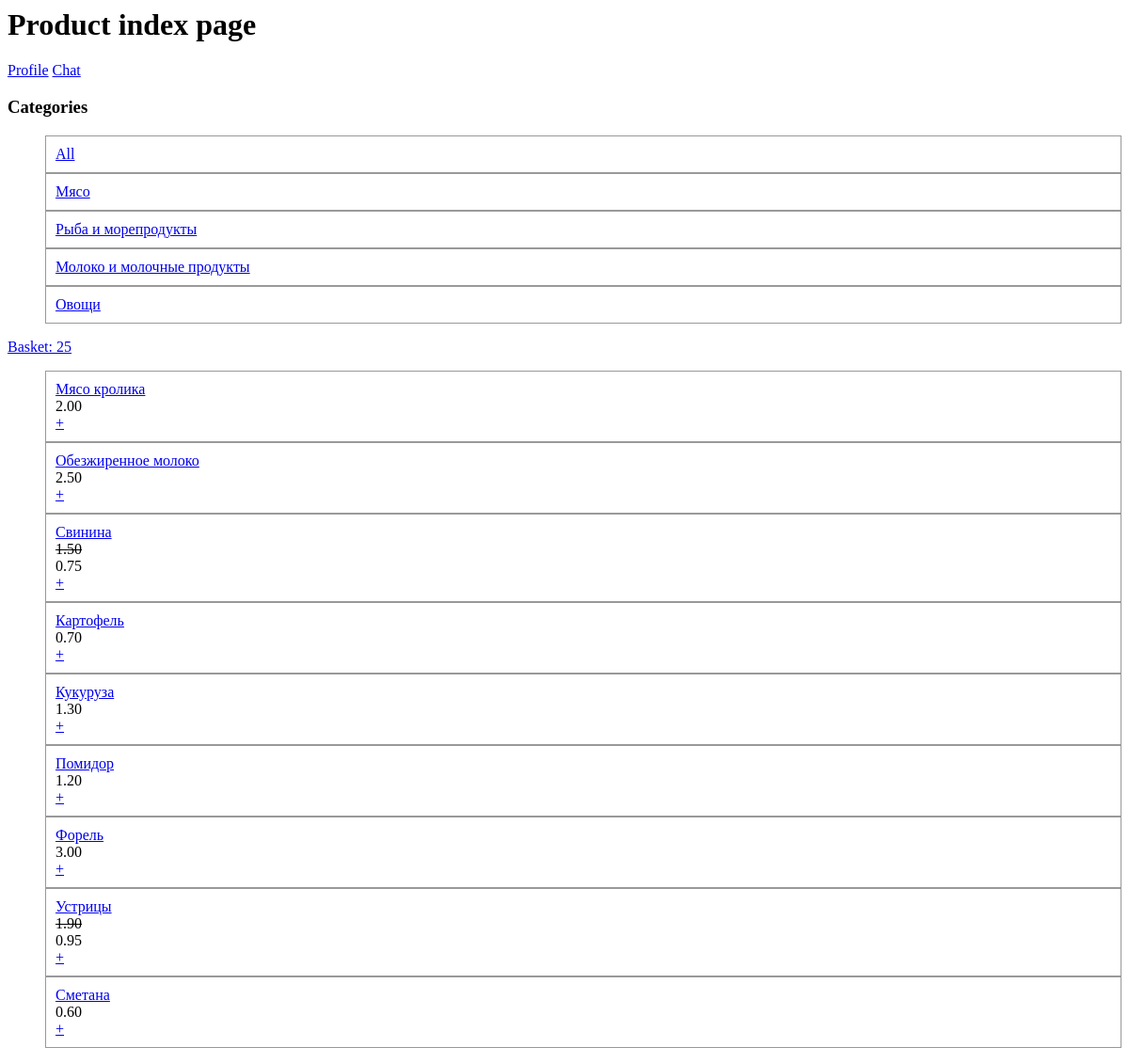
The page /product/ (signed in) on the database as committed earlier.
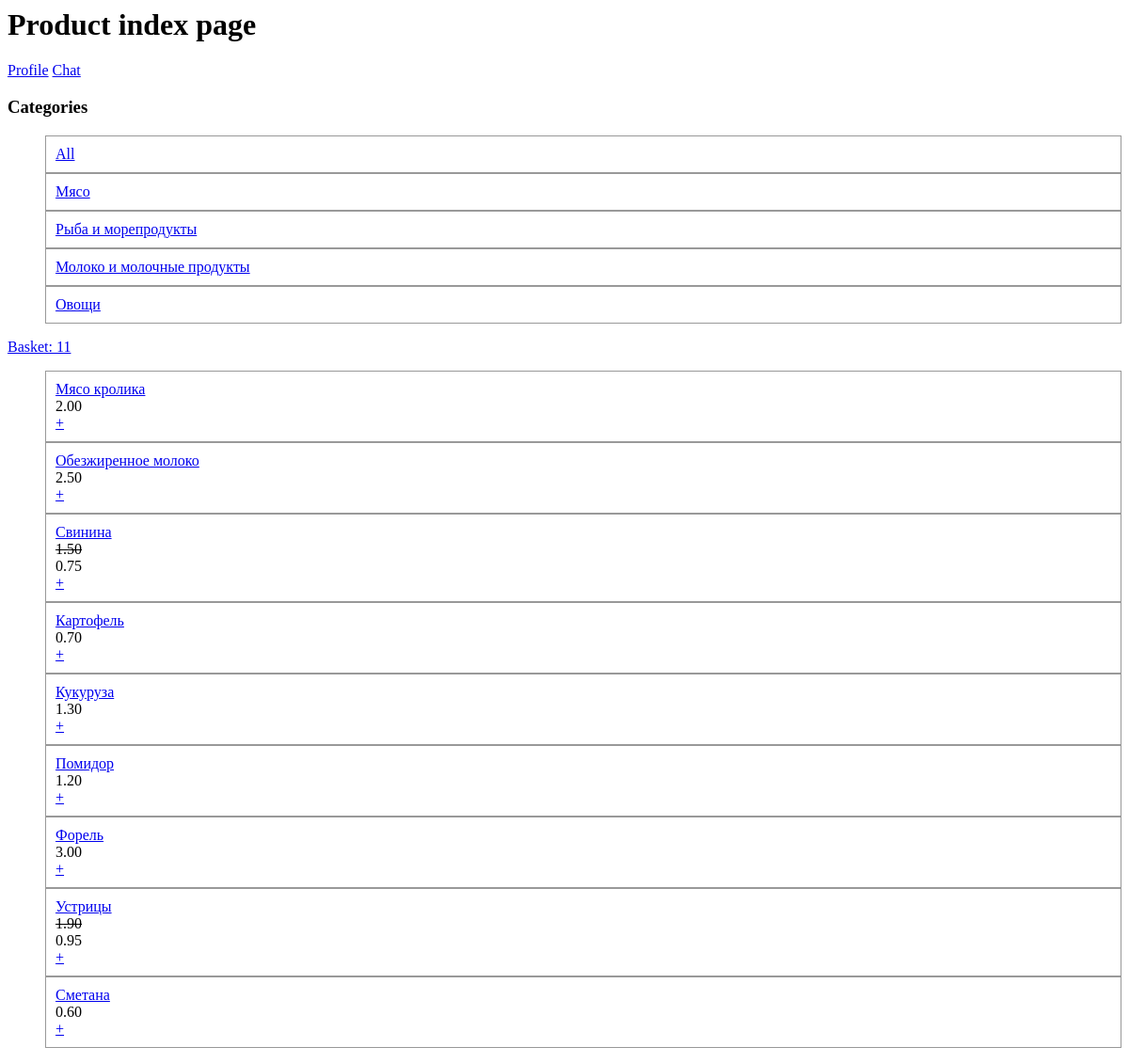
The same page on the database as committed later.
### product/models.py (models this page shows, shortened)
class ProductCategory(models.Model):
    category_name = models.CharField(max_length=200)

class Basket(models.Model):
    products = models.ManyToManyField(Product, through=ProductBasket)
    owner = models.OneToOneField(
        User, on_delete=models.CASCADE, null=True, related_name="basket")
    def count_products(self):
        result = self.products.annotate(
            count_in_basket=F("productbasket__product_count")
        ).aggregate(count=Sum("count_in_basket", default=0))
        return result.get("count")

class Product(models.Model):
    title = models.CharField(max_length=200, validators=[
        MinLengthValidator(1)
    ])
    price = models.DecimalField(decimal_places=2, max_digits=12)
    discount = models.DecimalField(
        decimal_places=2, max_digits=3, null=True, blank=True)
    ingredients = models.TextField(max_length=1000, default="", blank=True)
    description = models.TextField(max_length=1000, default="", blank=True)
    category = models.ForeignKey(
        ProductCategory, on_delete=models.SET_NULL, null=True)
    brand = models.ForeignKey(
        Brand, on_delete=models.SET_NULL, null=True, blank=True)
    manufacturer = models.ForeignKey(
        Manufacturer, on_delete=models.SET_NULL, null=True, blank=True)
    def count_price(self):
        if (self.discount):
            return round(self.price * (1 - self.discount), 2)
        else:
            return self.price
    class Meta:
        constraints = [
            models.CheckConstraint(
                check=Q(discount__gte=0.01) & Q(discount__lte=1),
                name="discount_check"
            )
        ]

### product/views.py (the view)
# urls.py: path("", view=views.index, name="index"),
def index(request):
    product_category = request.GET.get("product_category")
    if (product_category == None):
        products = Product.objects.all()
    else:
        products = Product.objects.filter(category=product_category)
    basket = _get_basket(request)
    categorylist = ProductCategory.objects.all()
    return render(request, "product/index.html", {"products": products, "basket": basket, "categorylist": categorylist})

### product/views.py (called while the page is built, shortened)
def _get_basket(request):
    print("_get_basket")
    if request.user and request.user.is_authenticated:
        print("try get basket from authed user")
        return Basket.objects.get_or_create(owner=request.user)[0]

### product/templates/product/index.html
{% load static %}
<link rel="stylesheet" href="{% static 'product/style.css' %}">
<h1>Product index page</h1>
<div>
    <a href="{% url "account_profile" %}">Profile</a>
    <a href="http://localhost:5173/chats_list">Chat</a>
</div>
<div>
    <h3>Categories</h3>
    <ul>
        <li>
            <a href="{% url "product:index" %}">All</a>
        </li>
        {% for category in categorylist %}
        <li>
            <a href="{% url "product:index" %}?product_category={{ category.id }}">{{ category.category_name }}</a>
        </li>
        {% endfor %}
    </ul>
</div>
<div><a href="{% url "product:basket" %}">Basket: {{ basket.count_products }}</a></div>
<ul>
    {% for product in products %}
    <li>
        <div> <a href="{% url "product:about_product" product.id %}">{{ product.title }}</a> </div>
        {% if product.discount %}
            <div style="text-decoration: line-through">{{ product.price }}</div>
            <div>{{ product.count_price }}</div>
        {% else %}
            <div>{{ product.price }}</div>
        {% endif %}
        <div>
            <a href="{% url "product:add_product_to_basket" product.id %}?next={{ request.get_full_path|urlencode }}">+</a>
        </div>
    </li>
    {% endfor %}
</ul>

### product/static/product/style.css (style rules this page uses)
li { display: block; padding: 10px; border: 1px solid #999; }

Rows that differ between the two databases and show on the page:
removed Basket: count_products "25"
added Basket: count_products "11"
